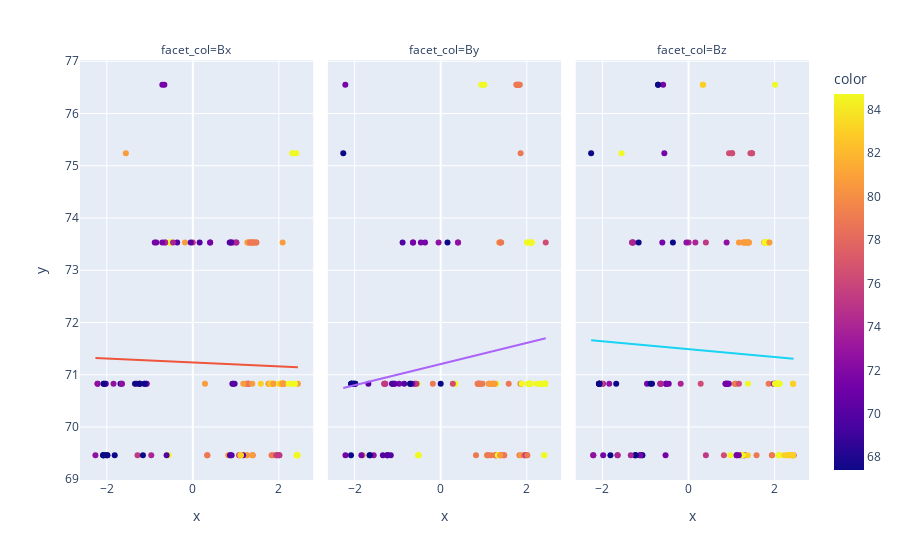

The notebook cell saved with this chart:
### Code cell
# df['parameter_idx'] = int(df.Parameter == "Bz") + int(df.Parameter == "By" or df.Parameter == "Bz")
px.scatter(x = df['S1_SM_Z'], y = df['Antarctic Maximum AACGMLAT'].abs(), color = df['Arctic Maximum AACGMLAT'], trendline = 'ols', facet_col = df["Parameter"])

### Figure 1 — Plotly figure (JSON) as saved in the notebook; plotly's stock layout.template omitted (floating-point values rounded to 4 significant figures; data arrays with more than 128 entries replaced by an {"elided": "..."} marker saying what was removed)
{"data": [{"hovertemplate": "facet_col=Bx<br>x=%{x}<br>y=%{y}<br>color=%{marker.color}<extra></extra>", "legendgroup": "", "marker": {"color": {"elided": "162 float values"}, "coloraxis": "coloraxis", "symbol": "circle"}, "mode": "markers", "name": "", "orientation": "v", "showlegend": false, "type": "scatter", "x": {"elided": "162 float values"}, "xaxis": "x", "y": {"elided": "162 float values"}, "yaxis": "y"}, {"hovertemplate": "<b>OLS trendline</b><br>y = -0.0376963 * x + 71.2378<br>R<sup>2</sup>=0.001066<br><br>facet_col=Bx<br>x=%{x}<br>y=%{y} <b>(trend)</b><extra></extra>", "legendgroup": "", "marker": {"symbol": "circle"}, "mode": "lines", "name": "", "showlegend": false, "type": "scatter", "x": {"elided": "162 float values"}, "xaxis": "x", "y": {"elided": "162 float values"}, "yaxis": "y"}, {"hovertemplate": "facet_col=By<br>x=%{x}<br>y=%{y}<br>color=%{marker.color}<extra></extra>", "legendgroup": "", "marker": {"color": {"elided": "162 float values"}, "coloraxis": "coloraxis", "symbol": "circle"}, "mode": "markers", "name": "", "orientation": "v", "showlegend": false, "type": "scatter", "x": {"elided": "162 float values"}, "xaxis": "x2", "y": {"elided": "162 float values"}, "yaxis": "y2"}, {"hovertemplate": "<b>OLS trendline</b><br>y = 0.201752 * x + 71.2047<br>R<sup>2</sup>=0.022920<br><br>facet_col=By<br>x=%{x}<br>y=%{y} <b>(trend)</b><extra></extra>", "legendgroup": "", "marker": {"symbol": "circle"}, "mode": "lines", "name": "", "showlegend": false, "type": "scatter", "x": {"elided": "162 float values"}, "xaxis": "x2", "y": {"elided": "162 float values"}, "yaxis": "y2"}, {"hovertemplate": "facet_col=Bz<br>x=%{x}<br>y=%{y}<br>color=%{marker.color}<extra></extra>", "legendgroup": "", "marker": {"color": {"elided": "162 float values"}, "coloraxis": "coloraxis", "symbol": "circle"}, "mode": "markers", "name": "", "orientation": "v", "showlegend": false, "type": "scatter", "x": {"elided": "162 float values"}, "xaxis": "x3", "y": {"elided": "162 float values"}, "yaxis": "y3"}, {"hovertemplate": "<b>OLS trendline</b><br>y = -0.0746796 * x + 71.4899<br>R<sup>2</sup>=0.002971<br><br>facet_col=Bz<br>x=%{x}<br>y=%{y} <b>(trend)</b><extra></extra>", "legendgroup": "", "marker": {"symbol": "circle"}, "mode": "lines", "name": "", "showlegend": false, "type": "scatter", "x": {"elided": "162 float values"}, "xaxis": "x3", "y": {"elided": "162 float values"}, "yaxis": "y3"}], "layout": {"annotations": [{"font": {}, "showarrow": false, "text": "facet_col=Bx", "x": 0.16, "xanchor": "center", "xref": "paper", "y": 1, "yanchor": "bottom", "yref": "paper"}, {"font": {}, "showarrow": false, "text": "facet_col=By", "x": 0.5, "xanchor": "center", "xref": "paper", "y": 1, "yanchor": "bottom", "yref": "paper"}, {"font": {}, "showarrow": false, "text": "facet_col=Bz", "x": 0.84, "xanchor": "center", "xref": "paper", "y": 1, "yanchor": "bottom", "yref": "paper"}], "autosize": true, "coloraxis": {"colorbar": {"title": {"text": "color"}}, "colorscale": [[0, "#0d0887"], [0.1111, "#46039f"], [0.2222, "#7201a8"], [0.3333, "#9c179e"], [0.4444, "#bd3786"], [0.5556, "#d8576b"], [0.6667, "#ed7953"], [0.7778, "#fb9f3a"], [0.8889, "#fdca26"], [1, "#f0f921"]]}, "legend": {"tracegroupgap": 0}, "margin": {"t": 60}, "xaxis": {"anchor": "y", "autorange": true, "domain": [0, 0.32], "range": [-2.591, 2.769], "title": {"text": "x"}, "type": "linear"}, "xaxis2": {"anchor": "y2", "autorange": true, "domain": [0.34, 0.66], "matches": "x", "range": [-2.591, 2.769], "title": {"text": "x"}, "type": "linear"}, "xaxis3": {"anchor": "y3", "autorange": true, "domain": [0.68, 1.0], "matches": "x", "range": [-2.591, 2.769], "title": {"text": "x"}, "type": "linear"}, "yaxis": {"anchor": "x", "autorange": true, "domain": [0, 1], "range": [68.91, 77.1], "title": {"text": "y"}, "type": "linear"}, "yaxis2": {"anchor": "x2", "autorange": true, "domain": [0, 1], "matches": "y", "range": [68.91, 77.1], "showticklabels": false, "type": "linear"}, "yaxis3": {"anchor": "x3", "autorange": true, "domain": [0, 1], "matches": "y", "range": [68.91, 77.1], "showticklabels": false, "type": "linear"}}}
